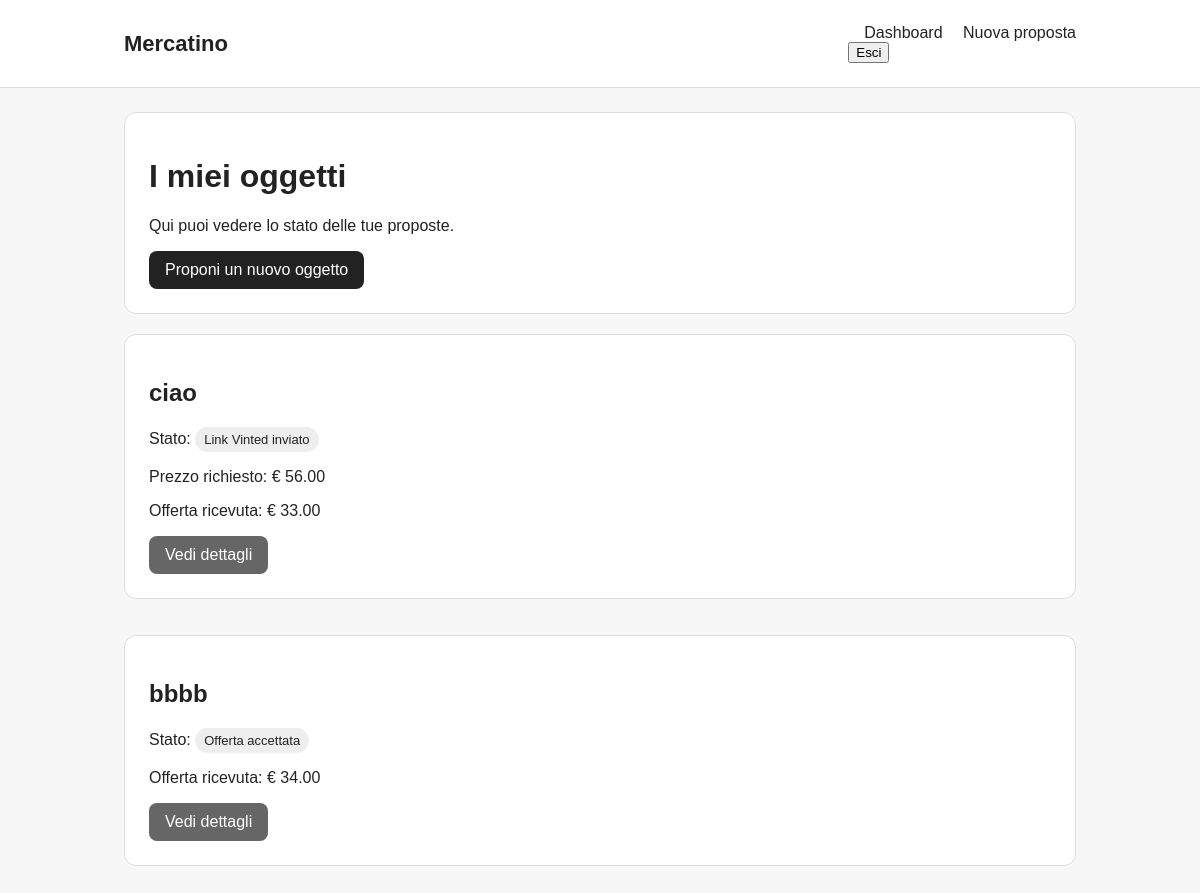
The page / (signed in) on the database as committed earlier.
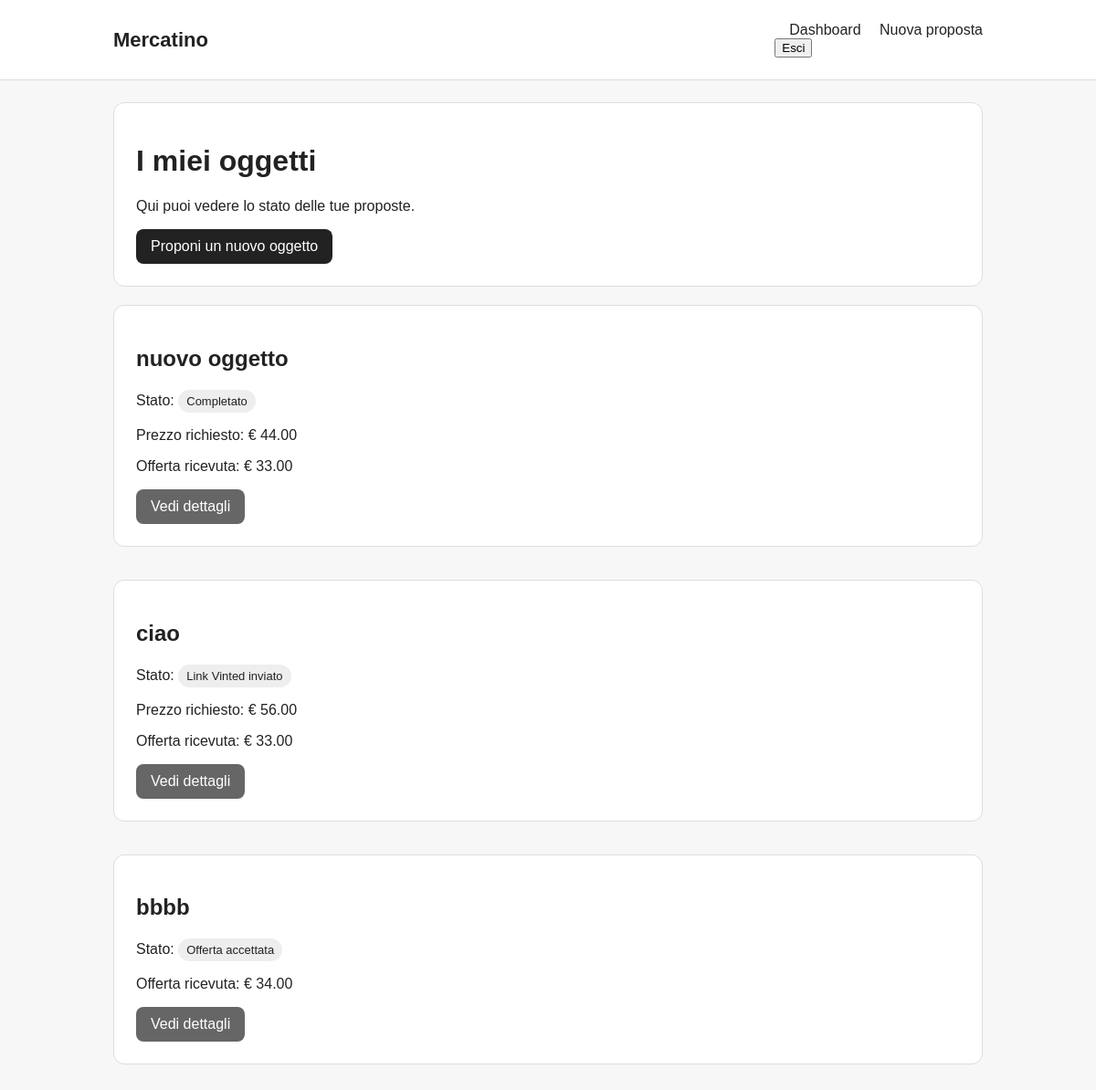
The same page on the database as committed later.
### proposals/models.py (models this page shows, shortened)
class ItemProposal(models.Model):
    class Status(models.TextChoices):
        UNDER_REVIEW = "under_review", "In valutazione"
        NEGOTIATION = "negotiation", "In trattativa"
        OFFER_SENT = "offer_sent", "Offerta inviata"
        OFFER_ACCEPTED = "offer_accepted", "Offerta accettata"
        WAITING_VINTED_LINK = "waiting_vinted_link", "In attesa link Vinted"
        VINTED_LINK_SENT = "vinted_link_sent", "Link Vinted inviato"
        COMPLETED = "completed", "Completato"
        REJECTED = "rejected", "Rifiutato"
    user = models.ForeignKey(
        settings.AUTH_USER_MODEL,
        on_delete=models.CASCADE,
        related_name="proposals",
    )
    title = models.CharField(max_length=120)
    description = models.TextField()
    requested_price = models.DecimalField(
        max_digits=8,
        decimal_places=2,
        null=True,
        blank=True,
    )
    admin_offer = models.DecimalField(
        max_digits=8,
        decimal_places=2,
        null=True,
        blank=True,
    )
    status = models.CharField(
        max_length=30,
        choices=Status.choices,
        default=Status.UNDER_REVIEW,
    )
    vinted_url = models.URLField(blank=True)
    created_at = models.DateTimeField(auto_now_add=True)
    updated_at = models.DateTimeField(auto_now=True)
    offer_seen_by_user = models.BooleanField(default=False)

### proposals/views.py (the view)
# urls.py: path("", dashboard_view, name="dashboard"),
@login_required
def dashboard_view(request):
    proposals = ItemProposal.objects.filter(user=request.user).order_by("-created_at")
    return render(
        request,
        "proposals/dashboard.html",
        {
            "proposals": proposals,
        },
    )

### templates/proposals/dashboard.html (shortened to what this page needs)
{% extends "base.html" %}
{% block content %}
<div class="card">
    <h1>I miei oggetti</h1>
    <p>Qui puoi vedere lo stato delle tue proposte.</p>
    <a class="button" href="{% url 'proposal_create' %}">Proponi un nuovo oggetto</a>
</div>
<div class="proposal-grid">
    {% for proposal in proposals %}
        <div class="card">
            <h2>{{ proposal.title }}</h2>
            <p>
                Stato:
                <span class="badge">{{ proposal.get_status_display }}</span>
            </p>
            {% if proposal.requested_price %}
                <p>Prezzo richiesto: € {{ proposal.requested_price }}</p>
            {% endif %}
            {% if proposal.admin_offer %}
                <p>Offerta ricevuta: € {{ proposal.admin_offer }}</p>
            {% endif %}
            <a class="button secondary" href="{% url 'proposal_detail' proposal.pk %}">
                Vedi dettagli
            </a>
        </div>
    {% empty %}
        <div class="card">
            <p>Non hai ancora inviato nessuna proposta.</p>
        </div>
    {% endfor %}
</div>
{% endblock %}

Rows that differ between the two databases and show on the page:
added ItemProposal: title "nuovo oggetto", status "Completato", requested_price "44.00", admin_offer "33.00"
